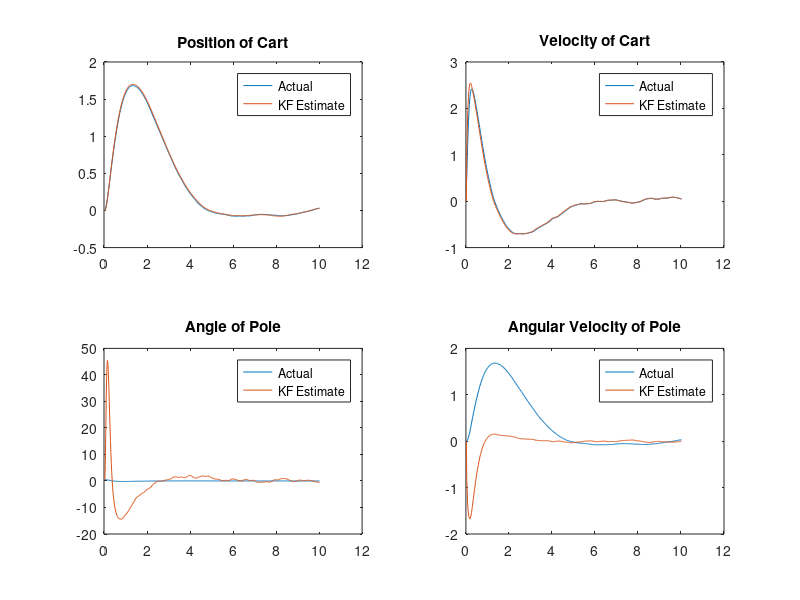

Source code (MATLAB):
%MAE 298 Project
%By Sarah O'Meara
%May 22, 2018

clc
clear all
close all

%%%%%%%%%%%%%%% Input Data %%%%%%%%%%%%%%%%%%%%%%%%%%%
load data_KF

%%%%%%%%%%%%%%% System Parameters %%%%%%%%%%%%%%%%%%%%
g = 9.8; %[m/s^2] gravity
l = 0.5; %[m] distance to cg
M = 1; %[kg] mass of cart
m = 0.1; %[kg] mass of pole
dt = 0.02;  % sampling period [sec]

beta = (4/3) - (m*l)/(M+m);
a32 = (-dt*m*l*g)/((M+m)*beta);
a43 = (g*dt)/(l*beta);
b21 = (beta*(M+m)+m*l)/(beta*l*(M+m)^2);
b41 = -1/(beta*l*(M+m));

%%%%%%%%%%%%%%% State Space Matrices %%%%%%%%%%%%%%%%%
A = [1 dt 0 0; 0 1 a32 0; 0 0 1 dt; 0 0 a43 1];
B = [0; b21; 0; b41];
C = [0 1 0 0; 0 0 0 1];
D = [0];
Q = [10^(-2) 0 0 0; 0 10^(-2) 0 0; 0 0 10^(-2) 0; 0 0 0 10^(-2)];
R = [2*10^(-4) 0; 0 2*10^(-4)];

%%%%%%%%%%%%%%% Initial States %%%%%%%%%%%%%%%%%%%%%%%
x_post = transpose(states_act(1,:));
P_post = [0 0 0 0; 0 0 0 0; 0 0 0 0; 0 0 0 0];

%%%%%%%%%%%%%%% Recursive calculation over time %%%%%%%
for i = 2:length(time)
    
    %KF Model Prediction
    x_prior(:,i) = A*x_post(:,i-1) + B*inputs(i-1);
    P_prior(1:4,4*i-3:4*i) = A*P_post(1:4,4*(i-1)-3:4*(i-1))*transpose(A) + Q;
    
    %KF Model Update
    L = P_prior(1:4,4*i-3:4*i)*transpose(C)*((C*P_prior(1:4,4*i-3:4*i)*transpose(C) + R)^(-1));
    y(1:2,i) = transpose(state_meas(i,:));
    x_post(:,i) = x_prior(:,i) + L*(y(1:2,i) - C*x_prior(:,i) - D*inputs(i));
    P_post(1:4,4*i-3:4*i) = P_prior(1:4,4*i-3:4*i) - L*C*P_prior(1:4,4*i-3:4*i);
end

pos_act = states_act(2:end,1);
vel_act = states_act(2:end,2);
theta_act = states_act(2:end,3);
omega_act = states_act(2:end,1);

pos_est = x_post(1,:);
vel_est = x_post(2,:);
theta_est = x_post(3,:);
omega_est = x_post(4,:);

figure
subplot(2,2,1)
plot(time, pos_act, time, pos_est)
title('Position of Cart')
legend('Actual','KF Estimate')

subplot(2,2,2)
plot(time, vel_act, time, vel_est)
title('Velocity of Cart')
legend('Actual','KF Estimate')

subplot(2,2,3)
plot(time, theta_act, time, theta_est)
title('Angle of Pole')
legend('Actual','KF Estimate')

subplot(2,2,4)
plot(time, omega_act, time, omega_est)
title('Angular Velocity of Pole')
legend('Actual','KF Estimate')

